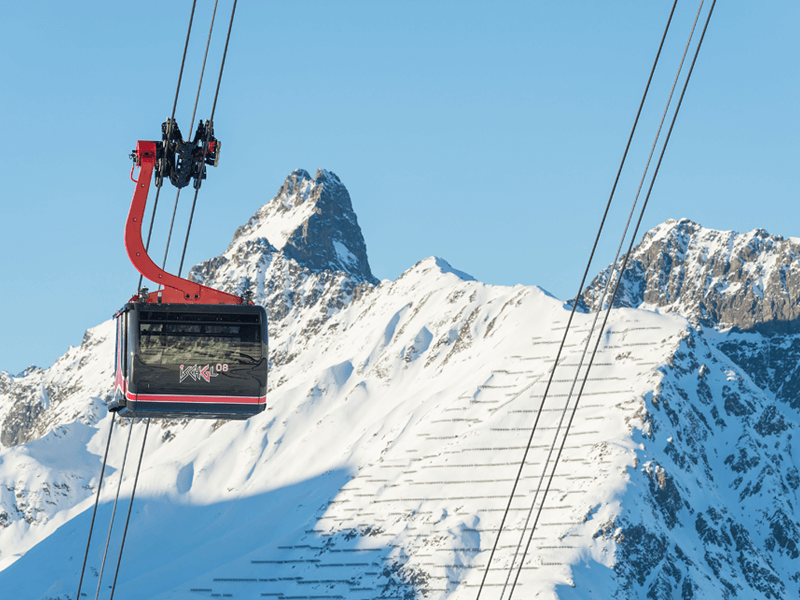
#> input picture Images/gondola_lec_22.png, 800 x 600 px
$ python inpainting_lec_22.py
#> lines starting #> are read from the running program, lines starting #| are printed output that depends on the picture
import numpy as np
import cv2

"""
Part 3: PDE based inpainting
"""

# Read image
img = cv2.imread('Images/gondola_lec_22.png')
#> img is the input picture: shape (600, 800, 3); mean B, G, R 202, 180.5, 146.4

# # Convert image to greyscale
# img_grey = cv2.cvtColor(img, cv2.COLOR_BGR2GRAY)


# Make sure the source and target images are of same size and are np.int32 (for compatible addition)
img_width = 512
img_height = 512

# img = cv2.resize(img, (img_width, img_height)).astype(np.int32)
img = cv2.resize(img, (img_width, img_height))
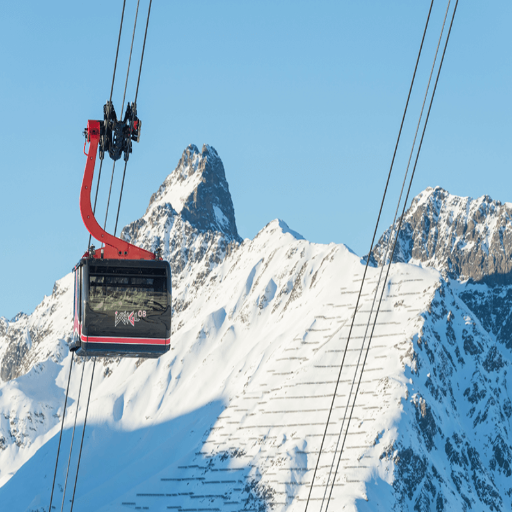
#> img: shape (512, 512, 3); mean B, G, R 202, 180.5, 146.3

img_copy = img.copy().astype(np.uint8)

# # Convert image to greyscale
# img_src_grey = cv2.cvtColor(img_src, cv2.COLOR_BGR2GRAY)

# Create a mask for object in source image
mask = np.zeros(img.shape[:2], dtype="uint8")

# For user drawn ROI contour
points = []
drawing = False

def draw_contour(event, x, y, flags, param):
    global points, drawing, img

    if event == cv2.EVENT_LBUTTONDOWN:
        drawing = True
        points.append((x, y))
    elif event == cv2.EVENT_MOUSEMOVE:
        if drawing:
            points.append((x, y))
            # # Optional: Draw on a copy of the image for visual feedback
            cv2.circle(img_copy, (x, y), 2, (0, 0, 255), -1)
            cv2.imshow("Image", img_copy)
    elif event == cv2.EVENT_LBUTTONUP:
        drawing = False


# Show Original image.
# Set window with given size to show images.
cv2.namedWindow("image", cv2.WINDOW_NORMAL)
# cv2.resizeWindow("image", 512, 512)  # Set window to 512 pixels wide, 512 pixels high
cv2.setMouseCallback("image", draw_contour)
print('Select initial conotur around object to be segmented.')
# cv2.waitKey(0)


while True:
    cv2.imshow("image", img.astype(np.uint8))
    key = cv2.waitKey(1) & 0xFF
#> (key q is pressed here)
    if key == ord('q'):  # Press 'q' to quit and get the contour
        break


cntr_pts = np.array(points, dtype=np.int32)
# Switch x,y as the order in mouse-event is reveresed
cntr_pts = cntr_pts.reshape((-1, 1, 2))


# Draw the polygon on the mask, filling it with white (255)
# cv2.fillPoly(mask, [polygon_points], 255)
#> (the run stopped early here; a loop or call above may not have finished)

$ run again, with Images/lecture_2.png copied over Images/gondola_lec_22.png
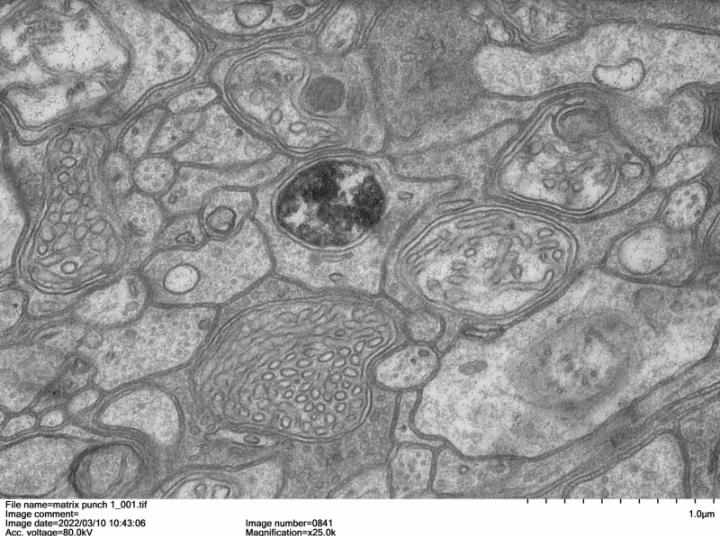
#> input picture Images/lecture_2.png, 720 x 536 px
#> img is the input picture: shape (536, 720, 3); min 19, max 254, mean 149.8
#> `img = cv2.resize(img, (img_width, img_height))`:
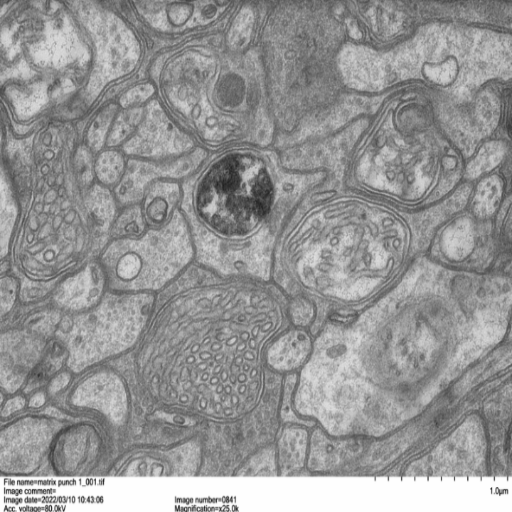
#> img: shape (512, 512, 3); min 30, max 254, mean 149.7

$ run again, with Images/salt_and_pepper_lec_6.png copied over Images/gondola_lec_22.png
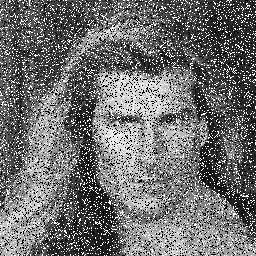
#> input picture Images/salt_and_pepper_lec_6.png, 256 x 256 px
#> img is the input picture: shape (256, 256, 3); min 0, max 255, mean 111.4
#> `img = cv2.resize(img, (img_width, img_height))`:
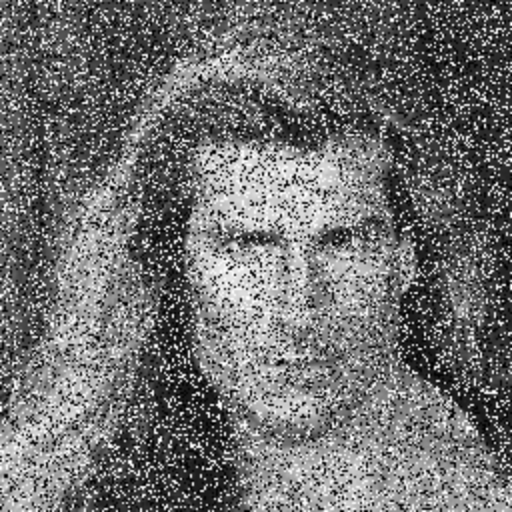
#> img: shape (512, 512, 3); min 0, max 255, mean 111.4
